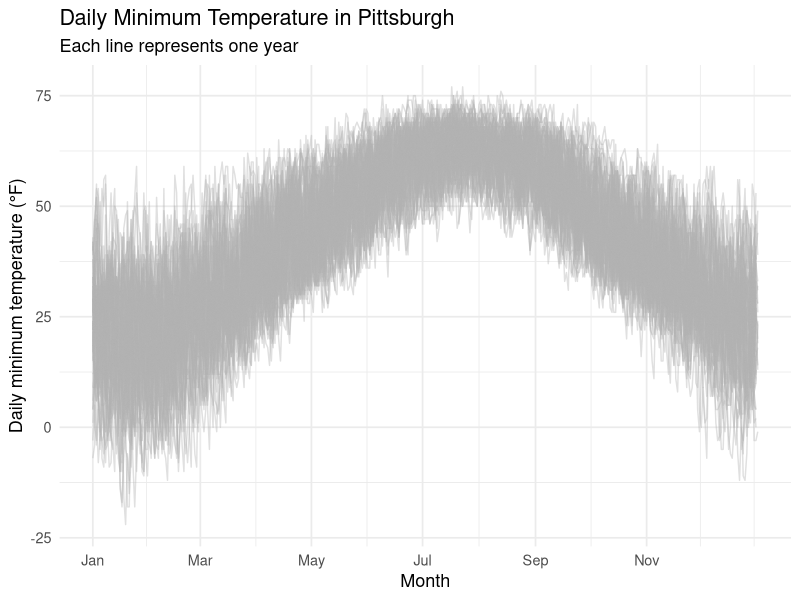
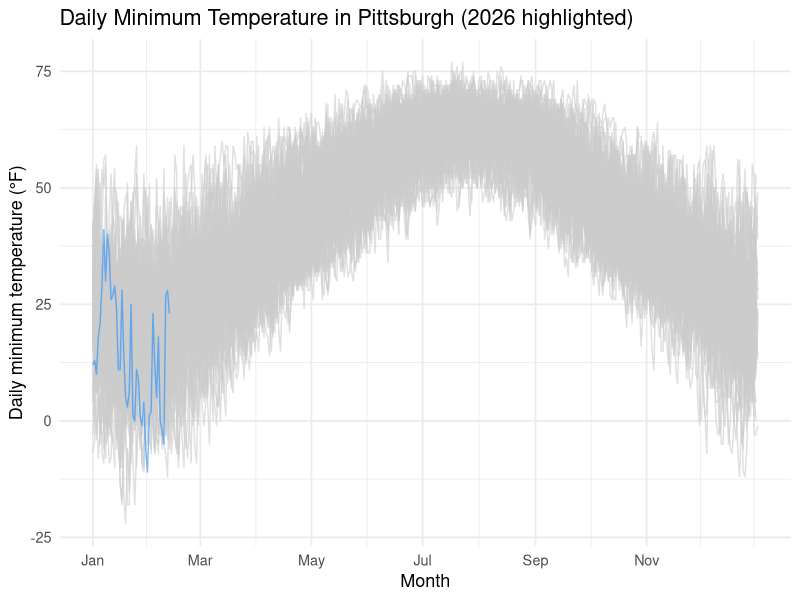
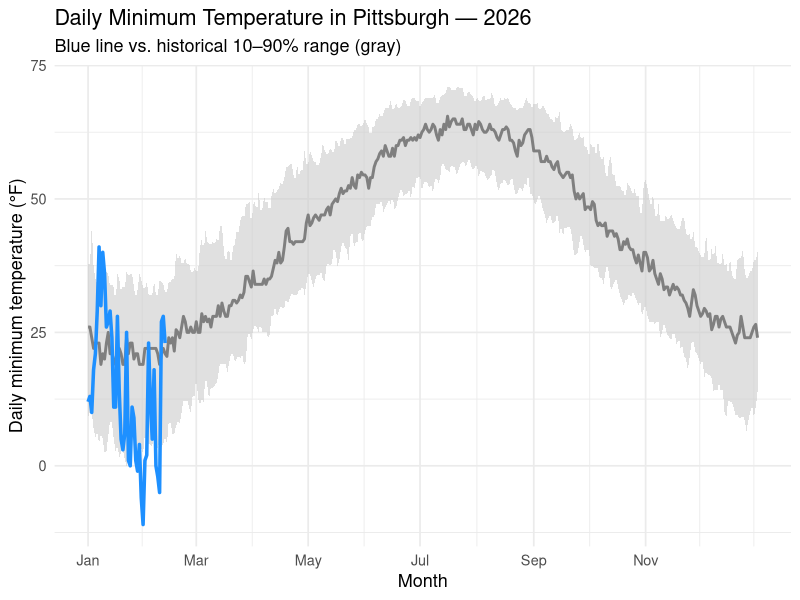
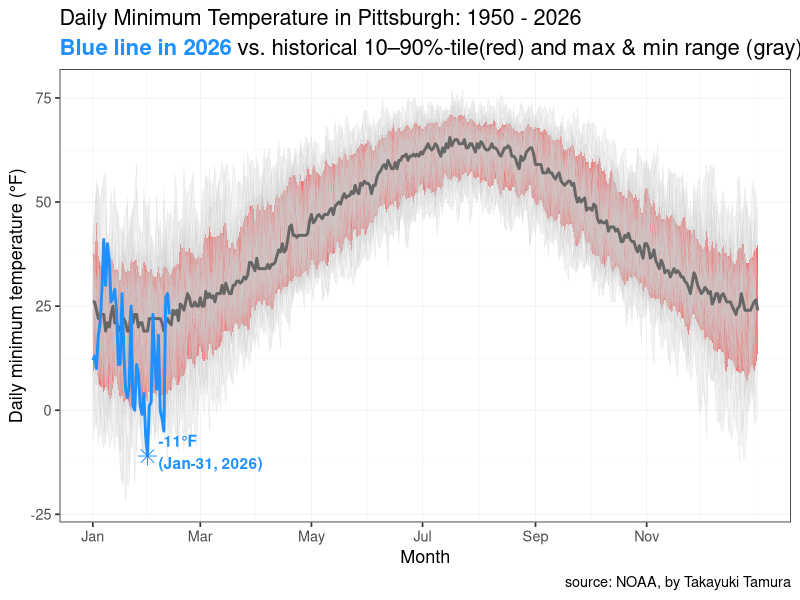
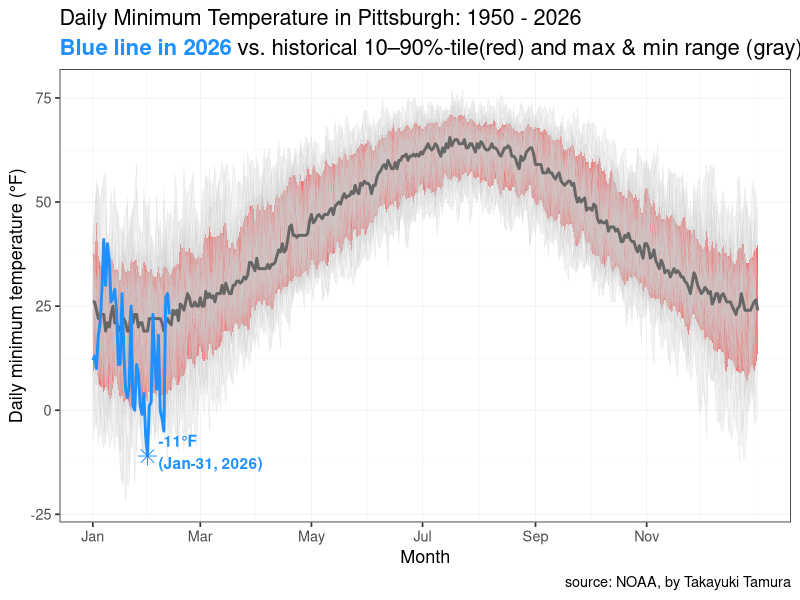

The R script that drew these images, in order:
## ---- chunk 1
library(tidyverse)
library(lubridate)
library(glue)
library(ggtext)

# data downloaded from NOAA's Climate Data Online(CDO)
pittsburgh <- read_csv("pit.csv") %>% 
  rename_all(tolower)

highlight_year <- 2026

# prepare data
tmin_ds <- pittsburgh %>% 
  mutate(date = ymd(date)) %>%
  select(date, tmin) %>%
  drop_na(date, tmin) %>% 
  mutate(
    year = year(date),
    doy = yday(date)
  ) %>% 
  filter(!(month(date) == 2 & day(date) == 29))

# Plot: all years (thin gray lines)
tmin_ds %>%
  ggplot(aes(x = doy, y = tmin, group = year)) +
  geom_line(color = "gray70", alpha = 0.4) +
  scale_x_continuous(
    breaks = yday(ymd(paste0("2001-", c("01-01","03-01","05-01","07-01","09-01","11-01")))),
    labels = c("Jan","Mar","May","Jul","Sep","Nov")
  ) +
  labs(
    x = "Month",
    y = "Daily minimum temperature (°F)",
    title = "Daily Minimum Temperature in Pittsburgh",
    subtitle = "Each line represents one year"
  ) +
  theme_minimal(base_size = 13)

# highlight a specific year(2026)
tmin_ds %>%
  mutate(is_highlight = year == highlight_year) %>%
  ggplot(aes(x = doy, y = tmin, group = year, color = is_highlight)) +
  geom_line(alpha = 0.6) +
  scale_color_manual(values = c("TRUE" = "dodgerblue", "FALSE" = "gray80")) +
  scale_x_continuous(
    breaks = yday(ymd(paste0("2001-", c("01-01","03-01","05-01","07-01","09-01","11-01")))),
    labels = c("Jan","Mar","May","Jul","Sep","Nov")
  ) +
  labs(
    x = "Month",
    y = "Daily minimum temperature (°F)",
    title = glue::glue("Daily Minimum Temperature in Pittsburgh ({highlight_year} highlighted)")
  ) +
  theme_minimal(base_size = 13) +
  theme(legend.position = "none")

# Plot with histrical band + a specific year (2026)
tmin_band <- tmin_ds %>%
  group_by(doy) %>%
  summarise(
    p10 = quantile(tmin, 0.10),
    p50 = quantile(tmin, 0.50),
    p90 = quantile(tmin, 0.90),
    .groups = "drop"
  )

tmin_ds %>%
  filter(year == highlight_year) %>%
  ggplot() +
  geom_ribbon(
    data = tmin_band,
    aes(x = doy, ymin = p10, ymax = p90),
    fill = "gray80",
    alpha = 0.6
  ) +
  geom_line(
    data = tmin_band,
    aes(x = doy, y = p50),
    color = "gray50",
    linewidth = 1
  ) +
  geom_line(
    aes(x = doy, y = tmin),
    color = "dodgerblue",
    linewidth = 1.2
  ) +
  scale_x_continuous(
    breaks = yday(ymd(paste0("2001-", c("01-01","03-01","05-01","07-01","09-01","11-01")))),
    labels = c("Jan","Mar","May","Jul","Sep","Nov")
  ) +
  labs(
    x = "Month",
    y = "Daily minimum temperature (°F)",
    title = glue::glue("Daily Minimum Temperature in Pittsburgh — {highlight_year}"),
    subtitle = "Blue line vs. historical 10–90% range (gray)"
  ) +
  theme_minimal(base_size = 13)

# prep data
# tmin_ds <- pittsburgh %>% 
#   mutate(date = ymd(date)) %>%
#   select(date, tmin) %>%
#   drop_na(date, tmin) %>% 
#   mutate(
#     year = year(date),
#     doy = yday(date)
#   ) %>% 
#   filter(!(month(date) == 2 & day(date) == 29))

# historical band by day-of-year
tmin_band <- tmin_ds %>% 
  group_by(doy) %>% 
  summarise(
    p10 = quantile(tmin, 0.10, na.rm = T),
    p50 = quantile(tmin, 0.50, na.rm = T),
    p90 = quantile(tmin, 0.90, na.rm = T),
    min = min(tmin, na.rm = T),
    max = max(tmin, na.rm = T),
    .groups = "drop"
  )

# standard deviation
tmin_st <- tmin_ds %>% 
  group_by(doy) %>% 
  summarise(
    tmin_mean = mean(tmin, na.rm = T),
    tmin_median = median(tmin, na.rm = T),
    tmin_sd = sd(tmin, na.rm = T),
    "mean+sd" = tmin_mean + tmin_sd,
    "mean+2sd" = tmin_mean + 2*tmin_sd,
    "mean-sd" = tmin_mean - tmin_sd,
    "mean-2*sd" = tmin_mean - 2*tmin_sd,
    .groups = "drop"
  )

# plot
tmin_ds %>%
  # filter(year == highlight_year) %>%
  ggplot() +
  geom_ribbon(
    data = tmin_band,
    aes(x = doy, ymin = min, ymax = max),
    fill = "gray90",
    alpha = 0.4
  ) +
  geom_ribbon(
    data = tmin_band,
    aes(x = doy, ymin = p10, ymax = p90),
    fill = "red",
    alpha = 0.6
  ) +
  geom_line(
    data = tmin_ds,
    aes(x = doy, y = tmin, group = year),
    color = "gray80",
    linewidth = 0.25,
    alpha = 0.25
  ) +
  geom_line(
    data = tmin_band,
    aes(x = doy, y = p50),
    color = "gray40",
    linewidth = 1
  ) +
  geom_line(
    data = tmin_ds %>% filter(year == highlight_year),
    aes(x = doy, y = tmin),
    color = "dodgerblue",
    linewidth = 1.0
  ) +
  annotate(geom = "point",
           x = 31, y = -11,
           size = 4,
           shape = 8,
           color = "dodgerblue") +
  annotate(geom = "text",
           x = 37, y = -10,
           label = "-11\u00B0F\n(Jan-31, 2026)",
           color = "dodgerblue",
           fontface = "bold",
           hjust = 0,
           vjust =0.5) +
  scale_x_continuous(
    breaks = yday(ymd(paste0("2001-", c("01-01","03-01","05-01","07-01","09-01","11-01")))),
    labels = c("Jan","Mar","May","Jul","Sep","Nov")
  ) +
  labs(
    x = "Month",
    y = "Daily minimum temperature (°F)",
    title = glue::glue("Daily Minimum Temperature in Pittsburgh: 1950 - {highlight_year}"),
    subtitle = "**<span style='color:dodgerblue'>Blue line in 2026**</span> vs. historical 10–90%-tile(red) and max & min range (gray)",
    caption = "source: NOAA, by Takayuki Tamura"
  ) +
  theme_bw(base_size = 13) +
  theme(
    plot.subtitle = element_markdown(size = 16),
    panel.grid.major = element_line(linewidth = 0.2),
    panel.grid.minor = element_line(linewidth = 0.1)
  )

ggsave("pittsburgh_tmin.png", width = 8.5, height = 7)
